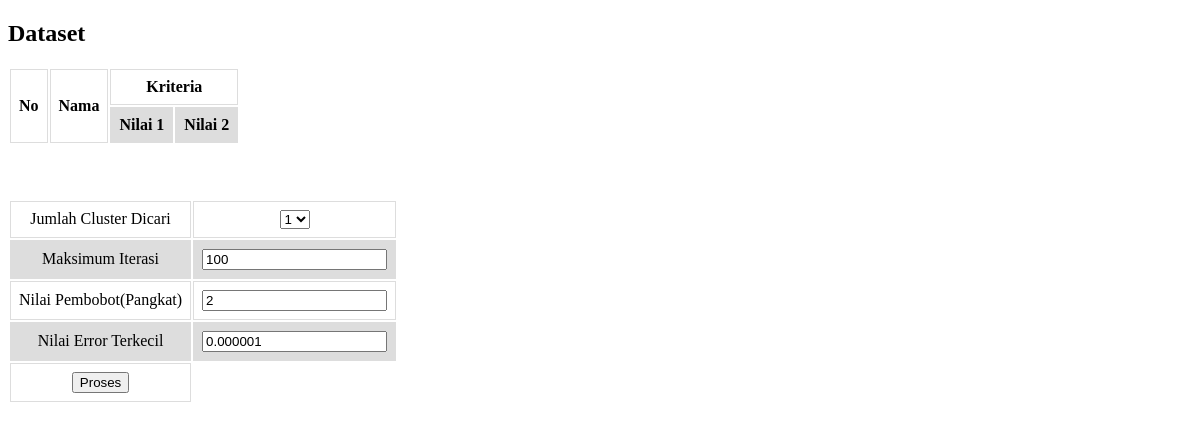
/data.php, run on an earlier commit of the app's database.
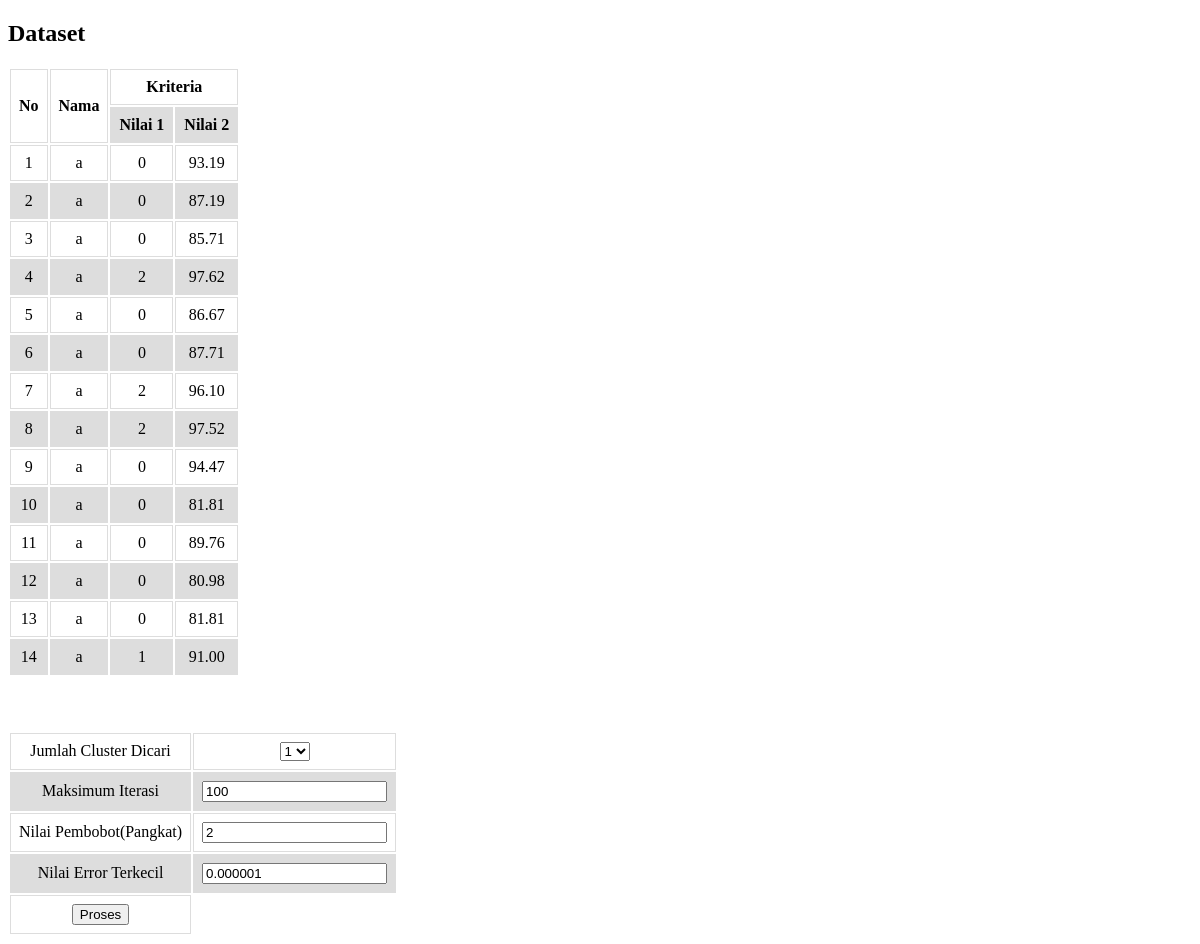
And on a later commit of the database.
### tables this page shows
CREATE TABLE `dataset` (
  `id` int(12) NOT NULL,
  `nama` varchar(32) NOT NULL,
  `x1` varchar(64) NOT NULL,
  `x2` varchar(64) NOT NULL,
  `c` varchar(64) NOT NULL
);

### data.php (the view, shortened to what this page needs)
<!DOCTYPE html>
<html>
<head>
</head>
<body>
<h2>Dataset</h2>
<table>
<tr>
<th rowspan="2">No</th>
<th rowspan="2">Nama</th>
<th colspan="2">Kriteria</th>
    </tr>
    <tr>
        <th>Nilai 1</th>
        <th>Nilai 2</th>
    </tr>
    <?php
    include 'koneksi.php';
    $no = 1;
    $data = mysqli_query($koneksi, "SELECT * FROM dataset");
    while($d = mysqli_fetch_array($data)){
            ?>
    <tr>
        <td><?= $no++ ?></td>
        <td>a</td>
        <td><?= $d['x1'] ?></td>
        <td><?= $d['x2'] ?></td>
    </tr>
    <?php } ?>
</table>
    <br/>
    <br/>
    <br/>
    <table>
    <form action="proses.php" method="post">
      <tr>
      <td>Jumlah Cluster Dicari</td>
				<td><select name="cluster">
        <option value="1" >1</option>
        </select></td>
			</tr>
			<tr>
				<td>Maksimum Iterasi</td>
				<td><input type="int" name="iterasi" value="100" readonly></td>
      </tr>
      <tr>
				<td>Nilai Pembobot(Pangkat)</td>
				<td><input type="int" name="pangkat" value="2" readonly></td>
      </tr>
      <tr>
				<td>Nilai Error Terkecil</td>
				<td><input type="int" name="error" value="0.000001" readonly></td>
      </tr>
      <tr>
				<td>
            <input type="submit" name="proses" value="Proses">
          </form>
</body>
</html>

### data.php (style rules this page uses)
td, th { border: 1px solid #dddddd; text-align: center; padding: 8px; }
tr:nth-child(even) { background-color: #dddddd; }

What changed in the data, as far as the page shows it:
added dataset: x1 "0", x2 "93.19"
added dataset: x1 "0", x2 "87.19"
added dataset: x1 "0", x2 "85.71"
added dataset: x1 "2", x2 "97.62"
added dataset: x1 "0", x2 "86.67"
added dataset: x1 "0", x2 "87.71"
added dataset: x1 "2", x2 "96.10"
added dataset: x1 "2", x2 "97.52"
added dataset: x1 "0", x2 "94.47"
added dataset: x1 "0", x2 "81.81"
added dataset: x1 "0", x2 "89.76"
added dataset: x1 "0", x2 "80.98"
added dataset: x1 "0", x2 "81.81"
added dataset: x1 "1", x2 "91.00"
